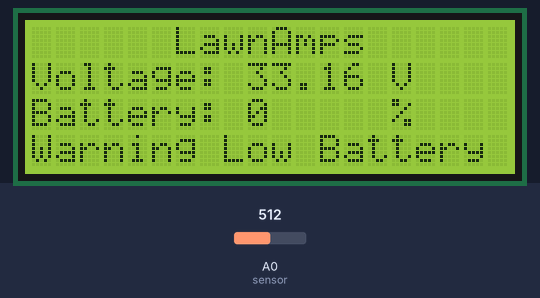
Bench run of a sketch on a simulated Arduino Uno, built with avr-gcc and run on an emulated ATmega328P. Shown: 20×4 character LCD. Inputs (shaded band) come from the test bench; at power-on: A0 (sensor) = 512.

Above: at 3.8 s.
3.9 s: A0 (sensor) set to 679
At 5.59 s:
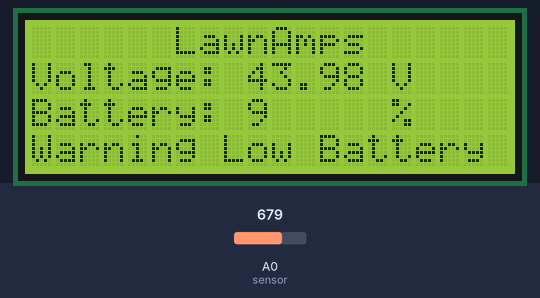
6.7 s: A0 (sensor) set to 702
At 8.9 s:
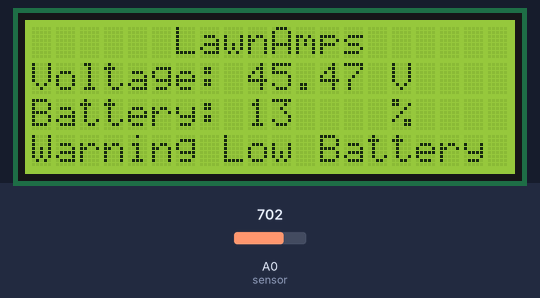
9.4 s: A0 (sensor) set to 511
At 11.3 s:
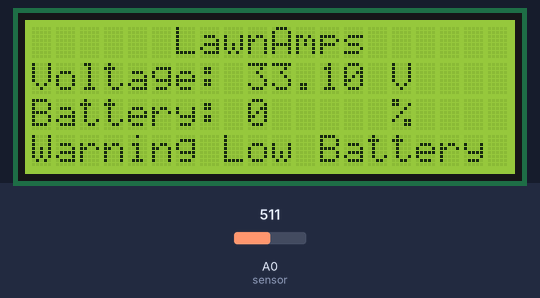
Timing chart, 0 to 12.8 s (numbered marks = the images above; inputs shaded):
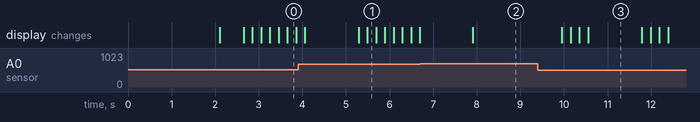

The sketch:

48v_monitor.ino
```cpp
// 48V Battery monitoring system senior project
// Author: Zach Perkins
// External author LiquidCrystal_I2C.h: Frank de Brabander
// LIquidCrystal_I2C is an open source header file used to connect the Arduino to the LCD display
// Wire.h and math.h are included in the Arduino IDE, math.h is for math functions, Wire.h is to send data to I2Cs
# include <Wire.h>
#include <LiquidCrystal_I2C.h>
# include <math.h>

//define I2C address......
LiquidCrystal_I2C lcd(0x27, 20, 4); // address of the 20x4 LCD
// Create battery character
byte Battery[8] = {
  0b01110,
  0b10001,
  0b11111,
  0b11111,
  0b11111,
  0b11111,
  0b11111,
  0b11111
};

bool alerted20 = false;   // Battery warning messege alerts
bool alerted15 = false;

void setup() {
  Serial.begin(9600); // set baudrate
  lcd.init(); // initialize lcd display
  lcd.clear(); // clear the screen
  lcd.backlight(); // turn on the backlight
  lcd.createChar(0, Battery); // loads the battery character to be displayed
  //Print startup display
  lcd.setCursor(3, 1); //
  lcd.print("Battery Monitor");
  lcd.setCursor(10, 2);
  lcd.write(byte(0));
  delay(2000);
  lcd.clear();    // clears startup display
  // sets up the screen for title and information to be displayed
  lcd.setCursor(6, 0);
  lcd.print("LawnAmps");
  delay(500);
  lcd.setCursor(0, 2);
  lcd.print("Battery:");
  lcd.setCursor(15, 2);
  lcd.print("%");
  lcd.setCursor(0, 1);
  lcd.print("Voltage:");
  lcd.setCursor(15, 1);
  lcd.print("V");
}

void loop() {
  int signal = analogRead(A0); // reads the signal from the voltage sensor
  double V = signal * (5.0 / 1023.0); // Create Voltage variable
  V = (V * 11)/0.83;                  // multiplies the voltage to achieve actual batter voltage
  float Bat = 0.0;                              // Create Battery variable
  if (V >= 54.40) {                          // displays up to maximum voltage of batteries
    V = 54.40;
    Bat = 100.00;
  }
  // approximation is used from 100-30% due to limited voltage changes between percentages
  if (V >= 53.60 && V < 54.40) {

    Bat = 95.00;
  }
   else if (V >= 53.00 && V < 53.60) {

    Bat = 90.00;
  }
  else if (V >= 53.2 && V < 53.00) {

    Bat = 80.00;
  }
  else if (V >= 52.80 && V < 53.20) {

    Bat = 70.00;
  }
   else if (V >= 52.60 && V < 52.80) {

    Bat = 60.00;
  }
   else if (V >= 52.50 && V < 52.60) {

    Bat = 50.00;
  }
   else if (V >= 52.40 && V < 52.50) {

    Bat = 40.00;
  }
   else if (V >= 51.10 && V < 52.40) {

    Bat = 30.00;
  }
  // higher precesion calculation used below 30% due to accuracy of calculation and critical charge levels
  else if (V < 51.10) {
    Bat = ((V - 40.1) / 40.1) * 100;
  }
  // sets upper and lower bounds of charge percentage
  if (Bat < 0) {
    Bat = 0.0;
  }
  else if (Bat > 100) {
    Bat = 100.0;
  }
  int B = (int)Bat;                      // converts percentage data type to int for easer to read display
  lcd.setCursor(9, 1);
  lcd.print(V);                         // Display the Voltage
 // lcd.setCursor(0, 3);
 // lcd.print("                    ");     // once displayed warning message remains
  lcd.setCursor(9, 2);
  lcd.print("   ");                       // Clear battery percentage
  lcd.setCursor(9, 2);
  lcd.print(B);                        // Displays battery percentage
  // B <= 20 && B % 10 == 0
  if (B <= 20 && !alerted20) {         // alert user once charge is 20% or below once
    lcd.setCursor(0, 3);
    lcd.print("Warning Low Battery");
    for (int k = 0; k < 4; k++) {
      lcd.noDisplay();                  // Displays warning message and blinks screen
      delay(200);
      lcd.display();
      delay(200);
      alerted20 = true;
    }
  }
  else if (B <= 15 && !alerted15) {     // alert user once charge is 15% or below
    lcd.setCursor(0, 3);
    lcd.print("Warning Low Battery");    // Displays warning message and blinks the screen
    for (int k = 0; k < 4; k++) {
      lcd.noDisplay();
      delay(200);
      lcd.display();
      delay(200);
      alerted15 = true;
    }
  }

  else if (B <= 10) {                        // Continually warn user once charge is 10% or less
    lcd.setCursor(0, 3);
    lcd.print("Warning Low Battery");       // Displays warning message and blinks the screen
    for (int k = 0; k < 2; k++) {
      lcd.noDisplay();
      delay(200);
      lcd.display();
      delay(200);
    }
  }

  delay(1000);                        // Takes a measurement every second
}
```

Measured:
- after the input at 3.9 s, the display: first differs from a run without the input after 1.4 s (image 1 shows a later state)
- after the input at 6.7 s, the display: changes after 1.2 s (image 2)
- after the input at 9.4 s, the display: first changes after 0.55 s (image 3 shows a later state)
- what the display in image 3 shows lasts 1.2 s, from 10.6 s to 11.8 s
